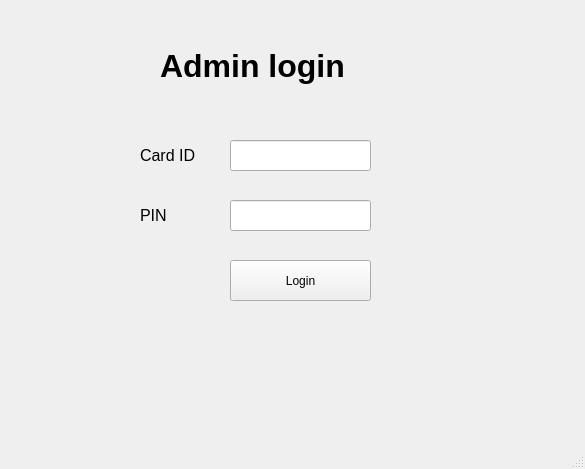
<?xml version="1.0" encoding="UTF-8"?>
<ui version="4.0">
 <class>MainWindow</class>
 <widget class="QMainWindow" name="MainWindow">
  <property name="geometry">
   <rect>
    <x>0</x>
    <y>0</y>
    <width>585</width>
    <height>469</height>
   </rect>
  </property>
  <property name="windowTitle">
   <string>MainWindow</string>
  </property>
  <widget class="QWidget" name="centralwidget">
   <widget class="QPushButton" name="btnLogin">
    <property name="geometry">
     <rect>
      <x>230</x>
      <y>260</y>
      <width>141</width>
      <height>41</height>
     </rect>
    </property>
    <property name="text">
     <string>Login</string>
    </property>
   </widget>
   <widget class="QLabel" name="title">
    <property name="geometry">
     <rect>
      <x>160</x>
      <y>40</y>
      <width>231</width>
      <height>51</height>
     </rect>
    </property>
    <property name="font">
     <font>
      <pointsize>24</pointsize>
      <bold>true</bold>
     </font>
    </property>
    <property name="text">
     <string>Admin login</string>
    </property>
   </widget>
   <widget class="QLabel" name="label_2">
    <property name="geometry">
     <rect>
      <x>140</x>
      <y>140</y>
      <width>91</width>
      <height>31</height>
     </rect>
    </property>
    <property name="font">
     <font>
      <pointsize>12</pointsize>
     </font>
    </property>
    <property name="text">
     <string>Card ID</string>
    </property>
   </widget>
   <widget class="QLabel" name="label_3">
    <property name="geometry">
     <rect>
      <x>140</x>
      <y>200</y>
      <width>81</width>
      <height>31</height>
     </rect>
    </property>
    <property name="font">
     <font>
      <pointsize>12</pointsize>
     </font>
    </property>
    <property name="text">
     <string>PIN</string>
    </property>
   </widget>
   <widget class="QLineEdit" name="textCardId">
    <property name="geometry">
     <rect>
      <x>230</x>
      <y>140</y>
      <width>141</width>
      <height>31</height>
     </rect>
    </property>
   </widget>
   <widget class="QLineEdit" name="textPin">
    <property name="geometry">
     <rect>
      <x>230</x>
      <y>200</y>
      <width>141</width>
      <height>31</height>
     </rect>
    </property>
    <property name="echoMode">
     <enum>QLineEdit::EchoMode::Password</enum>
    </property>
   </widget>
   <widget class="QLabel" name="labelInfo">
    <property name="geometry">
     <rect>
      <x>140</x>
      <y>320</y>
      <width>261</width>
      <height>41</height>
     </rect>
    </property>
    <property name="font">
     <font>
      <pointsize>12</pointsize>
     </font>
    </property>
    <property name="layoutDirection">
     <enum>Qt::LayoutDirection::LeftToRight</enum>
    </property>
    <property name="text">
     <string/>
    </property>
   </widget>
  </widget>
  <widget class="QMenuBar" name="menubar">
   <property name="geometry">
    <rect>
     <x>0</x>
     <y>0</y>
     <width>585</width>
     <height>22</height>
    </rect>
   </property>
  </widget>
  <widget class="QStatusBar" name="statusbar"/>
 </widget>
 <resources/>
 <connections/>
</ui>
